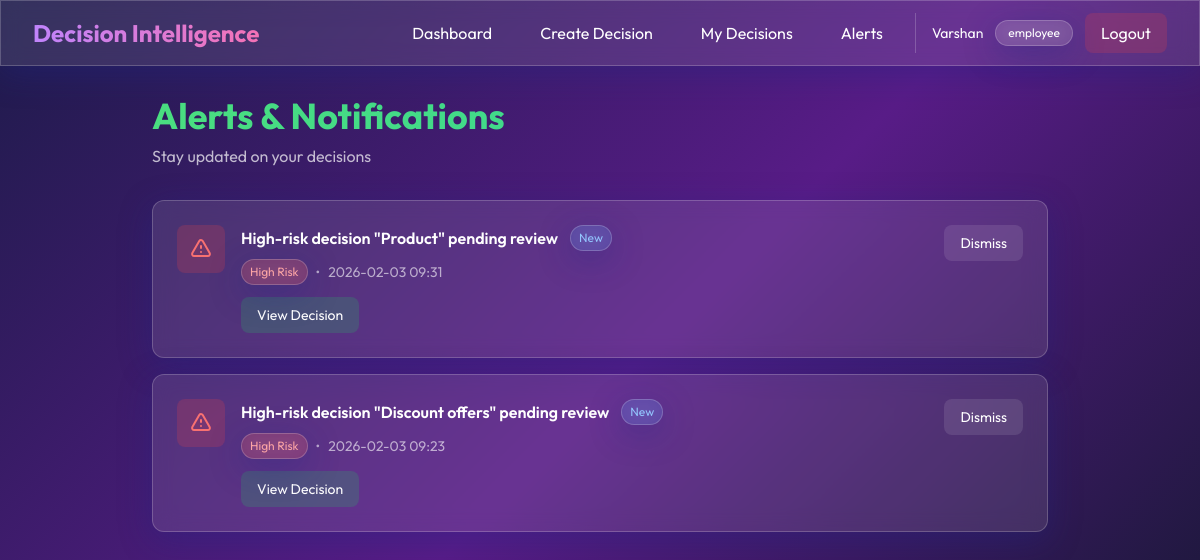
The page /employee/alerts (signed in) on the database its author committed.
### app.py (models this page shows, shortened)
class User(UserMixin, db.Model):
    id = db.Column(db.Integer, primary_key=True)
    username = db.Column(db.String(80), unique=True, nullable=False)
    email = db.Column(db.String(120), unique=True, nullable=False)
    password_hash = db.Column(db.String(200), nullable=False)
    role = db.Column(db.String(20), nullable=False)  # admin, manager, employee
    status = db.Column(db.String(20), default='active')
    created_at = db.Column(db.DateTime, default=datetime.utcnow)
    decisions = db.relationship('Decision', backref='creator', lazy=True)
    alerts = db.relationship('Alert', backref='user', lazy=True)

class Alert(db.Model):
    id = db.Column(db.Integer, primary_key=True)
    message = db.Column(db.String(500), nullable=False)
    alert_type = db.Column(db.String(20), nullable=False)  # high_risk, overdue
    is_read = db.Column(db.Boolean, default=False)
    created_at = db.Column(db.DateTime, default=datetime.utcnow)
    user_id = db.Column(db.Integer, db.ForeignKey('user.id'), nullable=False)
    decision_id = db.Column(db.Integer, db.ForeignKey('decision.id'))

### app.py (the view)
@app.route('/employee/alerts')
@login_required
def employee_alerts():
    if current_user.role != 'employee':
        return redirect(url_for('landing'))
    alerts = Alert.query.filter_by(user_id=current_user.id).order_by(Alert.created_at.desc()).all()
    return render_template('employee_alerts.html', alerts=alerts)

### app.py (called while the page is built)
@login_manager.user_loader
def load_user(user_id):
    return User.query.get(int(user_id))

### templates/employee_alerts.html (shortened to what this page needs)
{% extends "base.html" %}
{% block content %}
<div class="max-w-4xl mx-auto">
    <div class="mb-8 fade-in">
        <h1
            class="text-4xl font-bold mb-2 bg-gradient-to-r from-green-400 to-emerald-400 bg-clip-text text-transparent">
        </h1>
        <p class="text-white/70">Stay updated on your decisions</p>
    </div>
    <div class="space-y-4">
        {% if alerts %}
        {% for alert in alerts %}
        <div class="glass rounded-xl p-6 hover-lift fade-in" style="animation-delay: {{ loop.index0 * 0.05 }}s">
            <div class="flex items-start justify-between">
                <div class="flex items-start flex-1">
                    <div class="w-12 h-12 rounded-lg
                            {% if alert.alert_type == 'high_risk' %}bg-red-500/20
                            {% else %}bg-yellow-500/20{% endif %}
                            flex items-center justify-center mr-4 flex-shrink-0">
                        <svg class="w-6 h-6
                                {% if alert.alert_type == 'high_risk' %}text-red-400
                                {% else %}text-yellow-400{% endif %}" fill="none" stroke="currentColor"
                            viewBox="0 0 24 24">
                            {% if alert.alert_type == 'high_risk' %}
                            <path stroke-linecap="round" stroke-linejoin="round" stroke-width="2"
                                d="M12 9v2m0 4h.01m-6.938 4h13.856c1.54 0 2.502-1.667 1.732-3L13.732 4c-.77-1.333-2.694-1.333-3.464 0L3.34 16c-.77 1.333.192 3 1.732 3z">
                            </path>
                            {% else %}
                            <path stroke-linecap="round" stroke-linejoin="round" stroke-width="2"
                                d="M12 8v4l3 3m6-3a9 9 0 11-18 0 9 9 0 0118 0z"></path>
                            {% endif %}
                        </svg>
                    </div>
                    <div class="flex-1">
                        <div class="flex items-center mb-2">
                            <h3 class="font-semibold mr-3">{{ alert.message }}</h3>
                            {% if not alert.is_read %}
                            <span class="px-2 py-1 rounded-full text-xs glass bg-blue-500/20 text-blue-300">
                                New
                            </span>
                            {% endif %}
                        </div>
                        <div class="flex items-center text-sm text-white/60 mb-3">
                            <span class="px-2 py-1 rounded-full text-xs glass
                                    {% if alert.alert_type == 'high_risk' %}bg-red-500/20 text-red-300
                                    {% else %}bg-yellow-500/20 text-yellow-300{% endif %}">
                                {{ alert.alert_type.replace('_', ' ').title() }}
                            </span>
                            <span class="mx-2">•</span>
                            <span>{{ alert.created_at.strftime('%Y-%m-%d %H:%M') }}</span>
                        </div>
                        {% if alert.decision_id %}
                        <a href="{{ url_for('employee_decisions', view=alert.decision_id) }}"
                            class="inline-block px-4 py-2 rounded-lg bg-green-500/20 hover:bg-green-500/30 transition text-sm">
                            View Decision
                        </a>
                        {% endif %}
                    </div>
                </div>
                {% if not alert.is_read %}
                <button onclick="dismissAlert({{ alert.id }})"
                    class="ml-4 px-4 py-2 rounded-lg bg-white/10 hover:bg-white/20 transition text-sm">
                    Dismiss
                </button>
                {% endif %}
            </div>
        </div>
        {% endfor %}
        {% endif %}
    </div>
</div>
{% endblock %}

### templates/base.html (shortened to what this page needs)
<!DOCTYPE html>
<html lang="en">
<head>
    <script src="https://cdn.tailwindcss.com"></script>
</head>
<body class="text-white">
    {% if current_user.is_authenticated %}
    <nav class="glass fixed top-0 left-0 right-0 z-50">
        <div class="max-w-7xl mx-auto px-4 sm:px-6 lg:px-8">
            <div class="flex justify-between items-center h-16">
                <div class="flex items-center">
                    <h1
                        class="text-2xl font-bold bg-gradient-to-r from-purple-400 to-pink-400 bg-clip-text text-transparent">
                    </h1>
                </div>
                <div class="hidden md:flex items-center space-x-4">
                    {% block nav_links %}
                    {% if current_user.role == 'admin' %}
                    <a href="{{ url_for('admin_dashboard') }}"
                        class="px-4 py-2 rounded-lg hover:bg-white/10 transition">Dashboard</a>
                    <a href="{{ url_for('admin_users') }}"
                        class="px-4 py-2 rounded-lg hover:bg-white/10 transition">Users</a>
                    <a href="{{ url_for('admin_create_user') }}"
                        class="px-4 py-2 rounded-lg hover:bg-white/10 transition">Create User</a>
                    {% elif current_user.role == 'employee' %}
                    <a href="{{ url_for('employee_dashboard') }}"
                        class="px-4 py-2 rounded-lg hover:bg-white/10 transition">Dashboard</a>
                    <a href="{{ url_for('employee_create_decision') }}"
                        class="px-4 py-2 rounded-lg hover:bg-white/10 transition">Create Decision</a>
                    <a href="{{ url_for('employee_decisions') }}"
                        class="px-4 py-2 rounded-lg hover:bg-white/10 transition">My Decisions</a>
                    <a href="{{ url_for('employee_alerts') }}"
                        class="px-4 py-2 rounded-lg hover:bg-white/10 transition">Alerts</a>
                    {% endif %}
                    {% endblock %}
                    <div class="flex items-center space-x-3 ml-4 pl-4 border-l border-white/20">
                        <span class="text-sm">{{ current_user.username }}</span>
                        <span class="px-3 py-1 rounded-full text-xs glass">{{ current_user.role }}</span>
                        <a href="{{ url_for('logout') }}"
                            class="px-4 py-2 bg-red-500/20 hover:bg-red-500/30 rounded-lg transition">Logout</a>
                    </div>
                </div>
            </div>
        </div>
    </nav>
    <div class="h-16"></div>
    {% endif %}
    <main class="{% if current_user.is_authenticated %}container mx-auto px-4 py-8{% endif %}">
        {% block content %}{% endblock %}
    </main>
</body>
</html>

### templates/base.html (style rules this page uses)
* { font-family: 'Outfit', sans-serif; }
body { background: linear-gradient(135deg, #1e1b4b 0%, #581c87 50%, #0f172a 100%); min-height: 100vh; background-attachment: fixed; }
.glass { background: rgba(255, 255, 255, 0.1); backdrop-filter: blur(10px); -webkit-backdrop-filter: blur(10px); border: 1px solid rgba(255, 255, 255, 0.2); box-shadow: 0 8px 32px 0 rgba(31, 38, 135, 0.37); }
.fade-in { animation: fadeIn 0.6s ease-out forwards; }
.hover-lift { transition: all 0.4s cubic-bezier(0.175, 0.885, 0.32, 1.275); position: relative; }
.hover-lift::before { content: ''; position: absolute; inset: 0; border-radius: inherit; padding: 2px; background: linear-gradient(135deg, rgba(139, 92, 246, 0.5), rgba(236, 72, 153, 0.5)); -webkit-mask: linear-gradient(#fff 0 0) content-box, linear-gradient(#fff 0 0); -webkit-mask-composite: xor; mask-composite: exclude; opacity: 0; transition: opacity 0.4s ease; }
button, a.px-3 { transition: all 0.3s ease; }

### rows shown on the page
User: username "Varshan", role "employee"
Alert: message "High-risk decision \"Product\" pending review", is_read "New", alert_type.replace "High Risk", created_at "2026-02-03 09:31"
Alert: message "High-risk decision \"Discount offers\" pending review", is_read "New", alert_type.replace "High Risk", created_at "2026-02-03 09:23"
